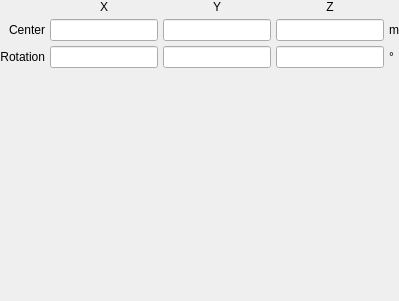
         <widget class="QWidget" name="enneper">
          <layout class="QGridLayout" name="gridLayout_39">
           <property name="leftMargin">
            <number>0</number>
           </property>
           <property name="topMargin">
            <number>0</number>
           </property>
           <property name="rightMargin">
            <number>0</number>
           </property>
           <property name="bottomMargin">
            <number>0</number>
           </property>
           <property name="spacing">
            <number>5</number>
           </property>
           <item row="1" column="0">
            <widget class="QLabel" name="label_87">
             <property name="text">
              <string>Center</string>
             </property>
             <property name="alignment">
              <set>Qt::AlignRight|Qt::AlignTrailing|Qt::AlignVCenter</set>
             </property>
            </widget>
           </item>
           <item row="1" column="1">
            <widget class="LineEdit" name="lineedit_enneper_translationx"/>
           </item>
           <item row="1" column="2">
            <widget class="LineEdit" name="lineedit_enneper_translationy"/>
           </item>
           <item row="1" column="3">
            <widget class="LineEdit" name="lineedit_enneper_translationz"/>
           </item>
           <item row="2" column="0">
            <widget class="QLabel" name="label_88">
             <property name="text">
              <string>Rotation</string>
             </property>
             <property name="alignment">
              <set>Qt::AlignRight|Qt::AlignTrailing|Qt::AlignVCenter</set>
             </property>
            </widget>
           </item>
           <item row="2" column="1">
            <widget class="LineEdit" name="lineedit_enneper_rotationx"/>
           </item>
           <item row="2" column="2">
            <widget class="LineEdit" name="lineedit_enneper_rotationy"/>
           </item>
           <item row="2" column="3">
            <widget class="LineEdit" name="lineedit_enneper_rotationz"/>
           </item>
           <item row="3" column="1">
            <spacer name="verticalSpacer_32">
             <property name="orientation">
              <enum>Qt::Vertical</enum>
             </property>
             <property name="sizeHint" stdset="0">
              <size>
               <width>20</width>
               <height>233</height>
              </size>
             </property>
            </spacer>
           </item>
           <item row="0" column="1">
            <widget class="QLabel" name="label_260">
             <property name="text">
              <string>X</string>
             </property>
             <property name="alignment">
              <set>Qt::AlignCenter</set>
             </property>
            </widget>
           </item>
           <item row="0" column="2">
            <widget class="QLabel" name="label_261">
             <property name="text">
              <string>Y</string>
             </property>
             <property name="alignment">
              <set>Qt::AlignCenter</set>
             </property>
            </widget>
           </item>
           <item row="0" column="3">
            <widget class="QLabel" name="label_262">
             <property name="text">
              <string>Z</string>
             </property>
             <property name="alignment">
              <set>Qt::AlignCenter</set>
             </property>
            </widget>
           </item>
           <item row="1" column="4">
            <widget class="QLabel" name="label_263">
             <property name="text">
              <string>m</string>
             </property>
            </widget>
           </item>
           <item row="2" column="4">
            <widget class="QLabel" name="label_264">
             <property name="text">
              <string>°</string>
             </property>
            </widget>
           </item>
          </layout>
         </widget>
